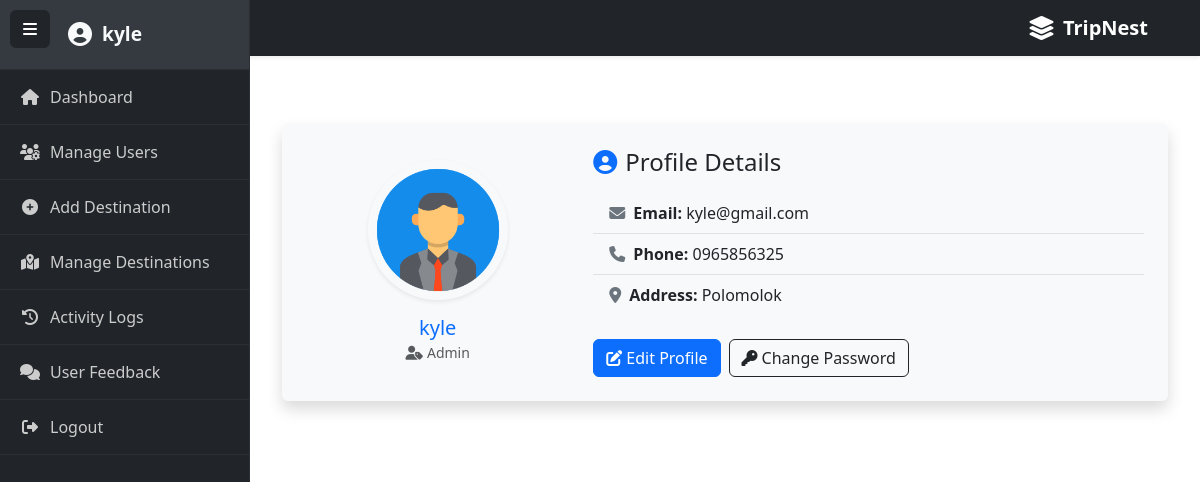
Screenshot of /CLIENT/user_profile.php (signed in) with the database file from the repository.
### tables this page shows
CREATE TABLE `users` (
  `id` int(11) NOT NULL,
  `username` varchar(20) NOT NULL,
  `email` varchar(25) NOT NULL,
  `phone` varchar(20) DEFAULT NULL,
  `address` varchar(35) DEFAULT NULL,
  `password` varchar(25) NOT NULL,
  `role` enum('admin','user') DEFAULT 'user',
  `created_at` timestamp NOT NULL DEFAULT current_timestamp()
);

### CLIENT/user_profile.php (the view, shortened to what this page needs)
<?php
include_once "includes/config.php";
include_once "includes/header.php";
include_once "includes/sidebar.php";
include_once "includes/navbar.php";
$user_id = $_SESSION['user_id'];
$result = $conn->query("SELECT * FROM users WHERE id = $user_id");
$user = $result->fetch_assoc();
?>
<div id="main-content">
  <div class="container mt-5">
    <div class="card shadow border-0 p-4 bg-light">
      <div class="row align-items-center">
        <div class="col-md-4 text-center mb-4 mb-md-0">
          <img src="uploads/profile.png" class="rounded-circle shadow-sm mb-3" width="140" height="140" alt="Profile Image">
          <h5 class="mb-0 text-primary"><?= htmlspecialchars($user['username']) ?></h5>
          <span class="text-muted text-capitalize small"><i class="fas fa-user-tag me-1"></i><?= htmlspecialchars($user['role']) ?></span>
        </div>
        <div class="col-md-8">
          <h4 class="mb-3 text-dark"><i class="fas fa-user-circle me-2 text-primary"></i>Profile Details</h4>
          <ul class="list-group list-group-flush">
            <li class="list-group-item bg-light">
              <i class="fas fa-envelope text-secondary me-2"></i><strong>Email:</strong> <?= htmlspecialchars($user['email']) ?>
            </li>
            <li class="list-group-item bg-light">
              <i class="fas fa-phone text-secondary me-2"></i><strong>Phone:</strong> <?= htmlspecialchars($user['phone']) ?>
            </li>
            <li class="list-group-item bg-light">
              <i class="fas fa-map-marker-alt text-secondary me-2"></i><strong>Address:</strong> <?= htmlspecialchars($user['address']) ?>
            </li>
          </ul>
          <div class="mt-4 d-flex gap-2 flex-wrap">
            <a href="edit_profile.php" class="btn btn-primary">
              <i class="fas fa-edit me-1"></i>Edit Profile
            </a>
            <a href="password_change.php" class="btn btn-outline-dark">
              <i class="fas fa-key me-1"></i>Change Password
            </a>
          </div>
        </div>
      </div>
    </div>
  </div>
</div>

### CLIENT/includes/sidebar.php (style rules this page uses)
#main-content { margin-left: 250px; transition: margin-left 0.3s; padding: 20px; }

### rows the page displays
users: username "kyle", role "Admin", email "kyle@gmail.com", phone "0965856325", address "Polomolok"

### other values shown
$_SESSION['username'] "kyle"
